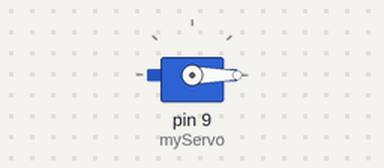
The sketch below on a simulated Arduino Uno, built with avr-gcc and run on an emulated ATmega328P. On the bench: servo.

Above: at 0.05 s.
Timing chart, 0 to 4.6 s (numbered marks = the images above):
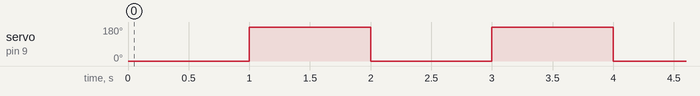

Measured:
- by itself, servo on pin 9 (myServo): alternates 180° for 1.0 s and 0° for 1.0 s

The sketch:

servo_test.ino
```cpp
#include <Servo.h>

Servo myServo;

void setup() {
  myServo.attach(9); // Connect servo signal to pin 9
}

void loop() {
  myServo.write(0);     // Move to 0 degrees
  delay(1000);          // Wait 1 second
  myServo.write(180);   // Move to 180 degrees
  delay(1000);          // Wait 1 second
}
```
